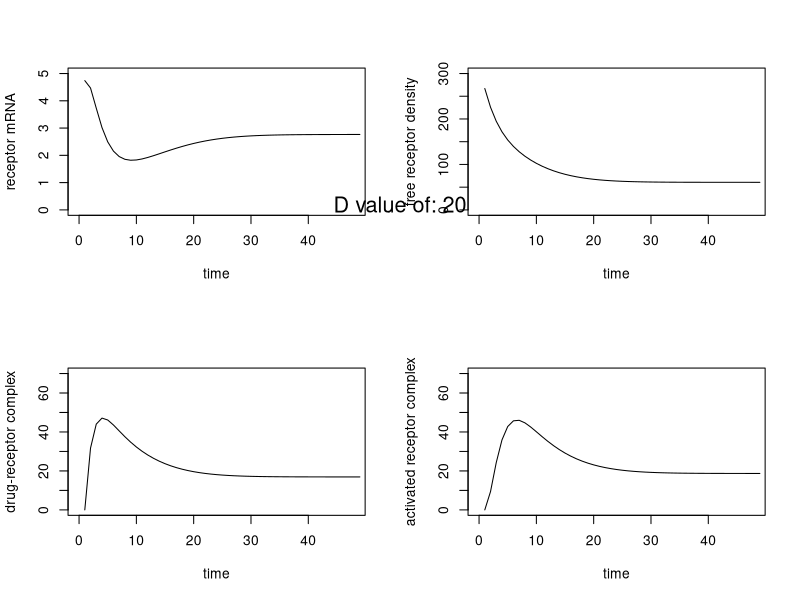
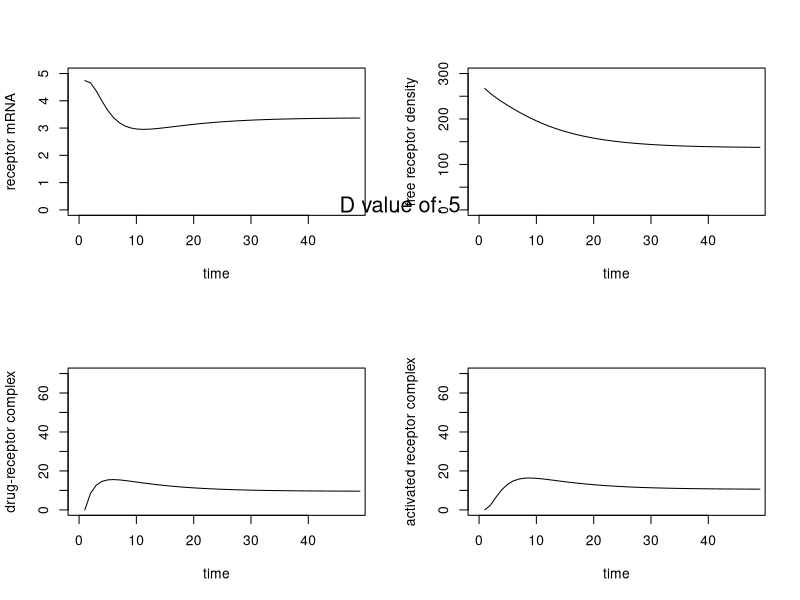
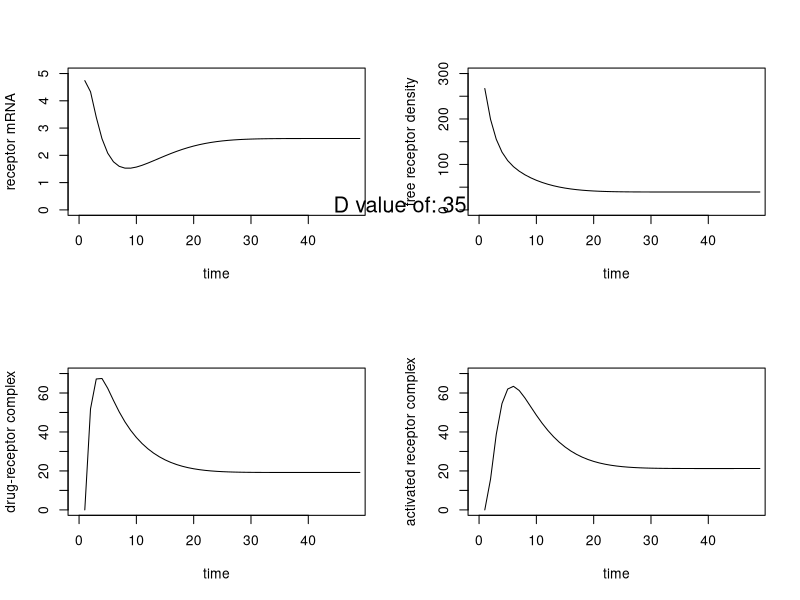
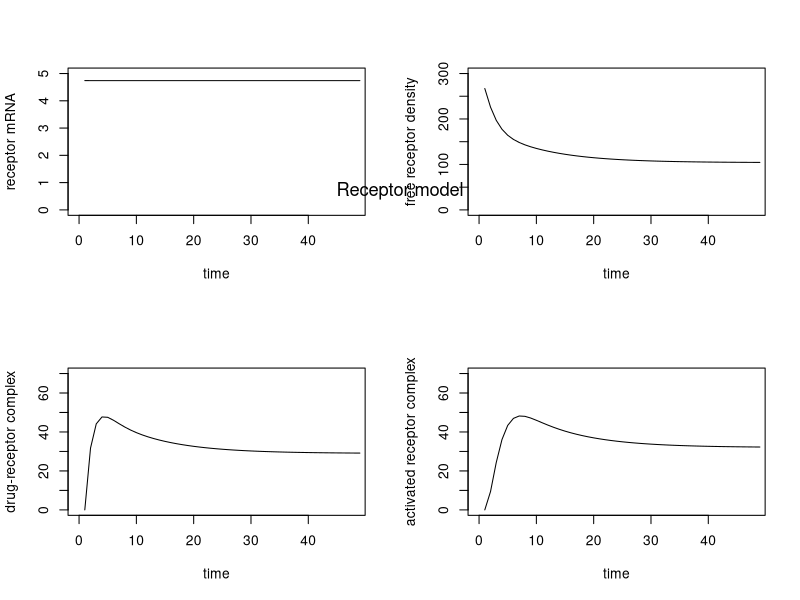
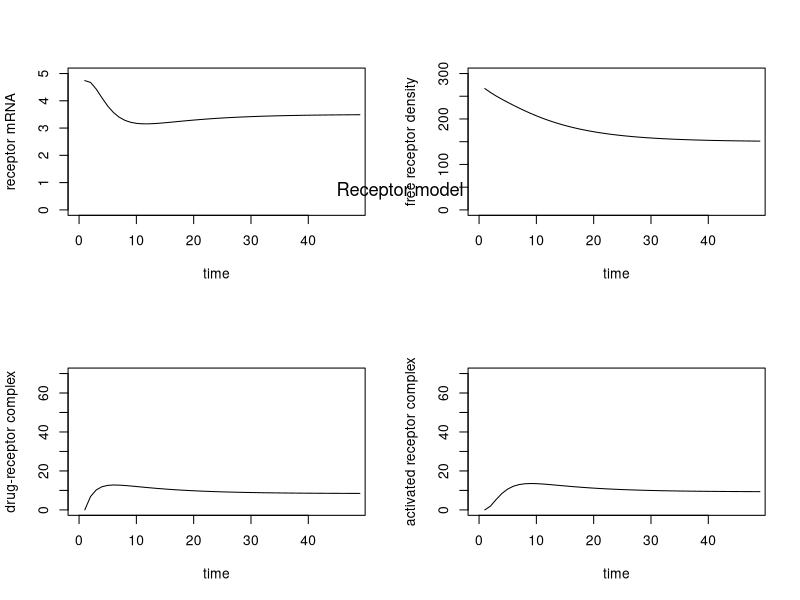
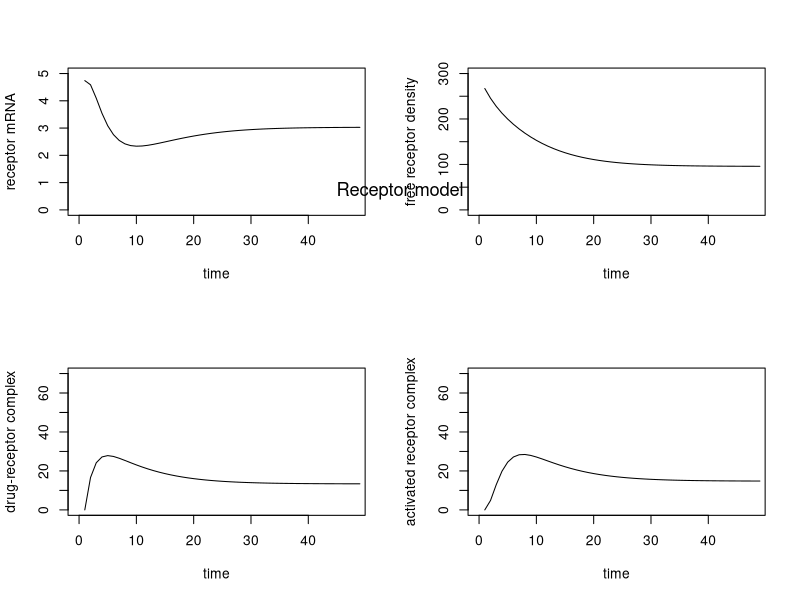
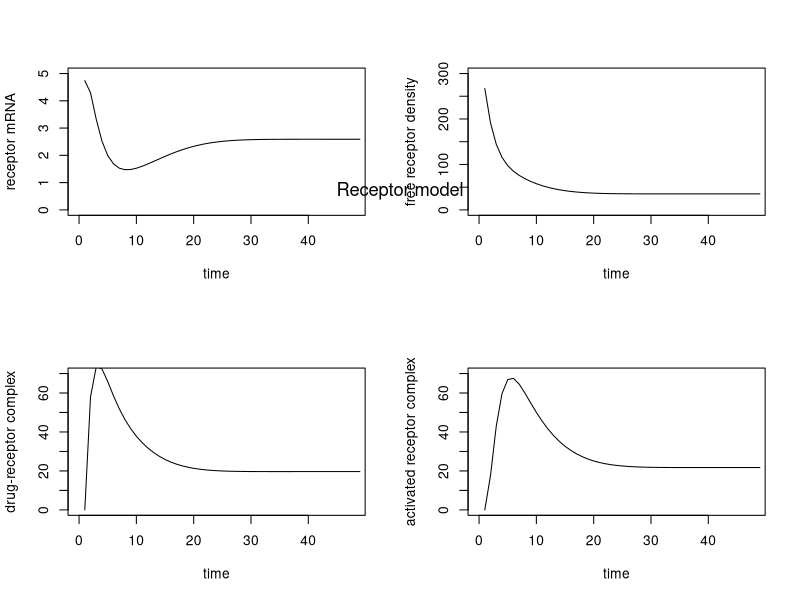
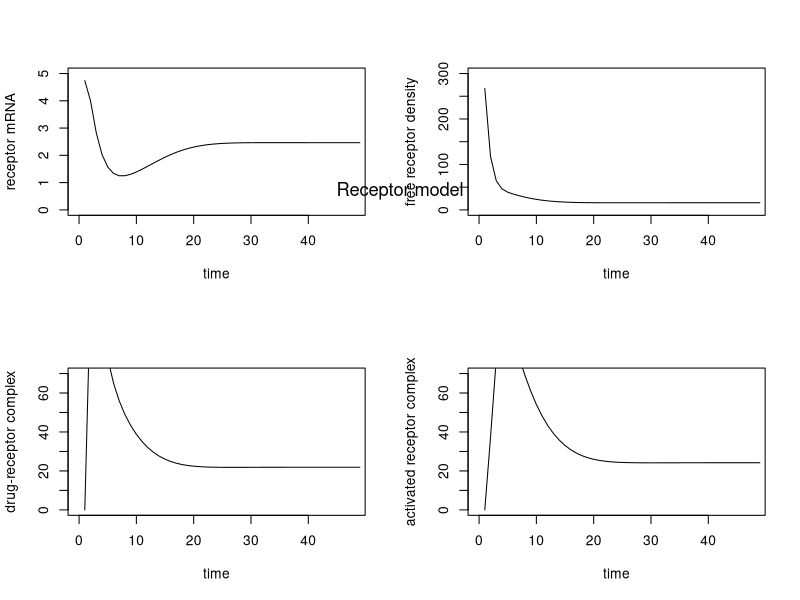

Write R code to recreate these figures, in order.
## ---- chunk 1
knitr::opts_chunk$set(echo = TRUE)
library('deSolve')
## ---- chunk 2
parameters <- c(Ks_RM = 2.90,
                IC50_Rm = 26.2,
                Kon = 0.00329,
                Kt = 0.63,
                Kre = 0.57,
                Rf = 0.49,
                Kd_r = 0.0572,
                Kd_rm = 0.612,
                Ks_r = 3.22,
                D = 0)

state <- c(Rm0 = 4.74,
           R0 = 267,
           DR = 0,
           DRn = 0)

times <- seq(0, 48, by = 1)

volume <- function(t,y,parms){
  with(as.list(c(y, parms)),{
         dmRNA <- Ks_RM * (1- (DRn / (IC50_Rm + DRn))) - (Kd_rm * Rm0)
         dR <- (Ks_r * Rm0) + (Rf * Kre * DRn) - (Kon * D * R0) - (Kd_r * R0)
         dDR <- (Kon * D * R0) - (Kt * DR)
         dDRn <- (Kt * DR) - (Kre * DRn)
         return(list(c(dmRNA, dR, dDR, dDRn)))
       }
       )
}

value <- c(20, 5, 35)

for (val in value) {
parameters["D"] <- val*1000/374.471
out <- ode(times = times, y = state, parms = parameters, func = volume)
par(mfrow=c(2,2))
plot(out[,"Rm0"], type = "l", lwd = 1, ylab="receptor mRNA", xlab="time", 
     xlim=c(0, 48), ylim=c(0, 5))
plot(out[,"R0"], type = "l", lwd = 1, ylab="free receptor density", xlab="time", 
     xlim=c(0, 48), ylim=c(0, 300))
plot(out[,"DR"], type = "l", lwd = 1, ylab="drug-receptor complex", xlab="time", 
     xlim=c(0, 48), ylim=c(0, 70))
plot(out[,"DRn"], type = "l", lwd = 1, ylab="activated receptor complex", 
     xlab="time", xlim=c(0, 48), ylim=c(0, 70))
mtext(paste("D value of:", val), side = 3, line = -13, outer = TRUE, 
      cex=1.3, font=1.3)
cat("The Receptor model with the D value of:", val)
}
## ---- chunk 3
plotOde <- function(ode) {
par(mfrow=c(2,2))
plot(out[,"Rm0"], type = "l", lwd = 1, ylab="receptor mRNA", xlab="time", 
     xlim=c(0, 48), ylim=c(0, 5))
plot(out[,"R0"], type = "l", lwd = 1, ylab="free receptor density", xlab="time", 
     xlim=c(0, 48), ylim=c(0, 300))
plot(out[,"DR"], type = "l", lwd = 1, ylab="drug-receptor complex", xlab="time", 
     xlim=c(0, 48), ylim=c(0, 70))
plot(out[,"DRn"], type = "l", lwd = 1, ylab="activated receptor complex", 
     xlab="time", xlim=c(0, 48), ylim=c(0, 70))
mtext("Receptor model", side = 3, line = -12, outer = TRUE, 
      cex=1.1, font=1.3)
}
## ---- chunk 4
parameters <- c(Ks_RM = 2.90,
                IC50_Rm = 26.2,
                Kon = 0.00329,
                Kt = 0.63,
                Kre = 0.57,
                Rf = 0.49,
                Kd_r = 0.0572,
                Kd_rm = 0.612,
                Ks_r = 3.22,
                D = 20*1000/374.471)

state <- c(Rm0 = 4.74,
           R0 = 267,
           DR = 0,
           DRn = 0)

times <- seq(0, 48, by = 1)

volume <- function(t,y,parms){
  with(as.list(c(y, parms)),{
         dmRNA <- Ks_RM * (1- (DRn / (IC50_Rm + DRn))) - (Kd_rm * Rm0)
         dR <- (Ks_r * Rm0) + (Rf * Kre * DRn) - (Kon * D * R0) - (Kd_r * R0)
         dDR <- (Kon * D * R0) - (Kt * DR)
         dDRn <- (Kt * DR) - (Kre * DRn)
         return(list(c(dmRNA, dR, dDR, dDRn)))
       }
       )
}
## ---- chunk 5
volume <- function(t,y,parms){
  with(as.list(c(y, parms)),{
         dmRNA <- Ks_RM - (Kd_rm * Rm0)
         dR <- (Ks_r * Rm0) + (Rf * Kre * DRn) - (Kon * D * R0) - (Kd_r * R0)
         dDR <- (Kon * D * R0) - (Kt * DR)
         dDRn <- (Kt * DR) - (Kre * DRn)
         return(list(c(dmRNA, dR, dDR, dDRn)))
       }
       )
}


times <- seq(0, 48, by = 1)
out <- ode(times = times, y = state, parms = parameters, func = volume)
plotOde(out)
## ---- chunk 6
volume <- function(t,y,parms){
  with(as.list(c(y, parms)),{
         dmRNA <- Ks_RM * (1- (DRn / (IC50_Rm + DRn))) - (Kd_rm * Rm0)
         dR <- (Ks_r * Rm0) + (Rf * Kre * DRn) - (Kon * D * R0) - (Kd_r * R0)
         dDR <- (Kon * D * R0) - (Kt * DR)
         dDRn <- (Kt * DR) - (Kre * DRn)
         return(list(c(dmRNA, dR, dDR, dDRn)))
       }
       )
}

parameters["Kon"] <- 0.00329/5
out <- ode(times = times, y = state, parms = parameters, func = volume)
plotOde(out)
## ---- chunk 7
parameters["Kon"] <- 0.00329/2
out <- ode(times = times, y = state, parms = parameters, func = volume)
plotOde(out)
## ---- chunk 8
parameters["Kon"] <- 0.00329*2
out <- ode(times = times, y = state, parms = parameters, func = volume)
plotOde(out)
## ---- chunk 9
parameters["Kon"] <- 0.00329*5
out <- ode(times = times, y = state, parms = parameters, func = volume)
plotOde(out)
parameters["Kon"] <- 0.00329
## ---- chunk 10
parameters["Kre"] <- 0.57/5
out <- ode(times = times, y = state, parms = parameters, func = volume)
plotOde(out)
## ---- chunk 11
parameters["Kre"] <- 0.57*2
out <- ode(times = times, y = state, parms = parameters, func = volume)
plotOde(out)
## ---- chunk 12
parameters["Kre"] <- 0.57*5
out <- ode(times = times, y = state, parms = parameters, func = volume)
plotOde(out)
parameters["Kre"] <- 0.57
## ---- chunk 13
parameters["Ks_RM"] <- 0
out <- ode(times = times, y = state, parms = parameters, func = volume)
plotOde(out)
## ---- chunk 14
parameters["Ks_RM"] <- 2.9/5
parameters["Kd_rm"] <- 2.9/5/4.74
times <- seq(0, 48, by = 1)
out <- ode(times = times, y = state, parms = parameters, func = volume)
plotOde(out)
## ---- chunk 15
parameters["Ks_RM"] <- 2.9/2
parameters["Kd_rm"] <- 2.9/2/4.74
out <- ode(times = times, y = state, parms = parameters, func = volume)
plotOde(out)
## ---- chunk 16
parameters["Ks_RM"] <- 2.9*2
parameters["Kd_rm"] <- 2.9*2/4.74
out <- ode(times = times, y = state, parms = parameters, func = volume)
plotOde(out)
## ---- chunk 17
parameters["Ks_RM"] <- 2.9*5
parameters["Kd_rm"] <- 2.9*5/4.74
out <- ode(times = times, y = state, parms = parameters, func = volume)
plotOde(out)
